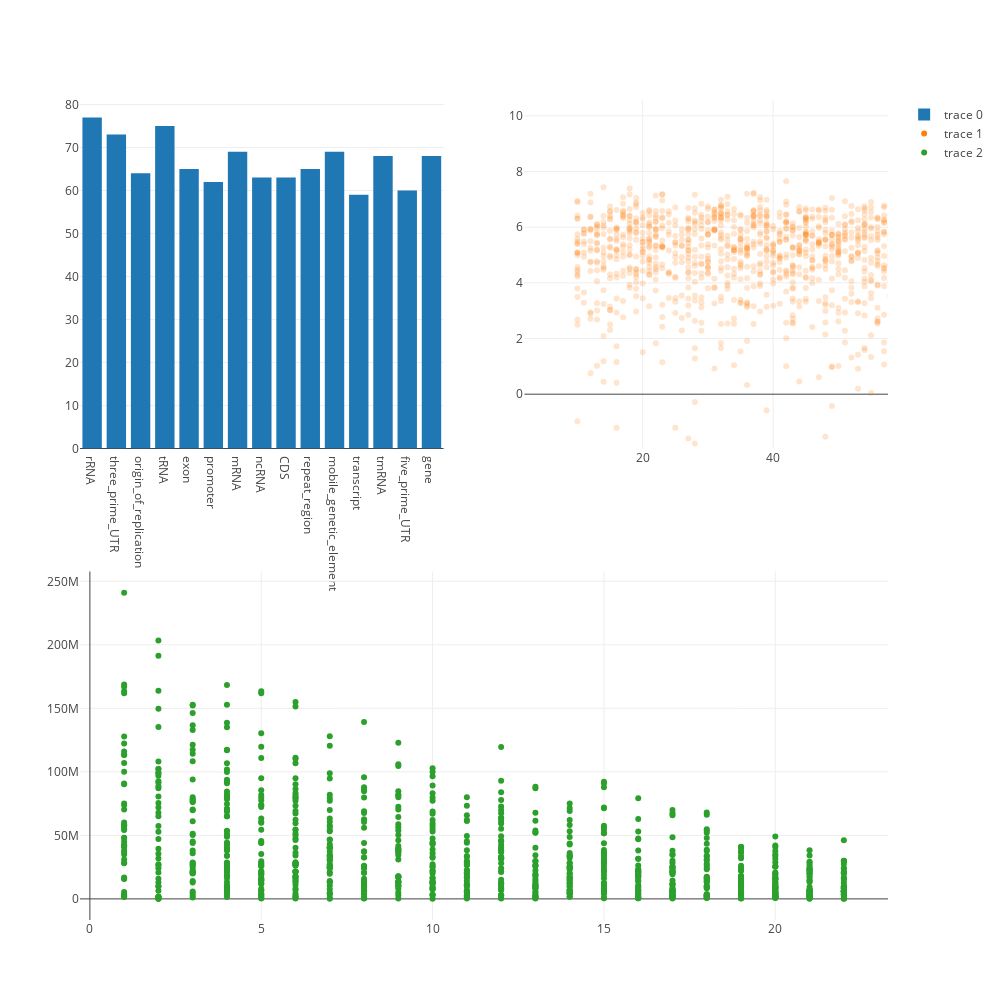

Notebook code for this chart:
### Markdown cell above
## Multiple plots

### Code cell
type_trace = go.Histogram(
    x = alt_facts.type
)
exp_trace = go.Scatter(
    x=alt_facts.score,
    y=alt_facts.expression,
    mode='markers'
)
len_trace = go.Scatter(
    x=alt_facts.chr,
    y=alt_facts.stop - alt_facts.start,
    mode='markers'
)

fig = tools.make_subplots(rows=2, cols=2, specs =[ [{}, {}], [{'colspan':2}, None]])

fig.append_trace(type_trace, 1, 1)
fig.append_trace(exp_trace, 1, 2)
fig.append_trace(len_trace, 2, 1)


fig['layout'].update(width=1000, height=1000)

py.iplot(fig)

### Figure 1 — Plotly figure (JSON) as saved in the notebook; plotly's stock layout.template omitted (floating-point values rounded to 4 significant figures; data arrays with more than 128 entries replaced by an {"elided": "..."} marker saying what was removed)
{"data": [{"autobinx": true, "type": "histogram", "uid": "363bca", "x": {"elided": "1000 str values"}, "xaxis": "x", "xbins": {"end": 14.5, "size": 1, "start": -0.5}, "yaxis": "y"}, {"mode": "markers", "selectedpoints": [], "type": "scatter", "uid": "4d804d", "visible": true, "x": {"elided": "1000 int values"}, "xaxis": "x2", "y": {"elided": "1000 float values"}, "yaxis": "y2"}, {"mode": "markers", "type": "scatter", "uid": "cf21f4", "x": {"elided": "1000 int values"}, "xaxis": "x3", "y": {"elided": "1000 int values"}, "yaxis": "y3"}], "layout": {"dragmode": "pan", "height": 1000, "hovermode": "closest", "width": 1000, "xaxis": {"anchor": "y", "autorange": true, "domain": [0, 0.45], "range": [-0.5, 14.5], "showspikes": false, "type": "category"}, "xaxis2": {"anchor": "y2", "autorange": false, "domain": [0.55, 1], "range": [1.875, 57.6], "showspikes": false, "type": "linear"}, "xaxis3": {"anchor": "y3", "autorange": true, "domain": [0, 1], "range": [-0.2885, 23.29], "showspikes": false, "type": "linear"}, "yaxis": {"anchor": "x", "autorange": true, "domain": [0.575, 1], "range": [0, 81.05], "showspikes": false}, "yaxis2": {"anchor": "x2", "autorange": false, "domain": [0.575, 1], "range": [-1.951, 10.57], "showspikes": false, "type": "linear"}, "yaxis3": {"anchor": "x3", "autorange": true, "domain": [0, 0.425], "range": [-16630000.0, 257700000.0], "showspikes": false, "type": "linear"}}}
